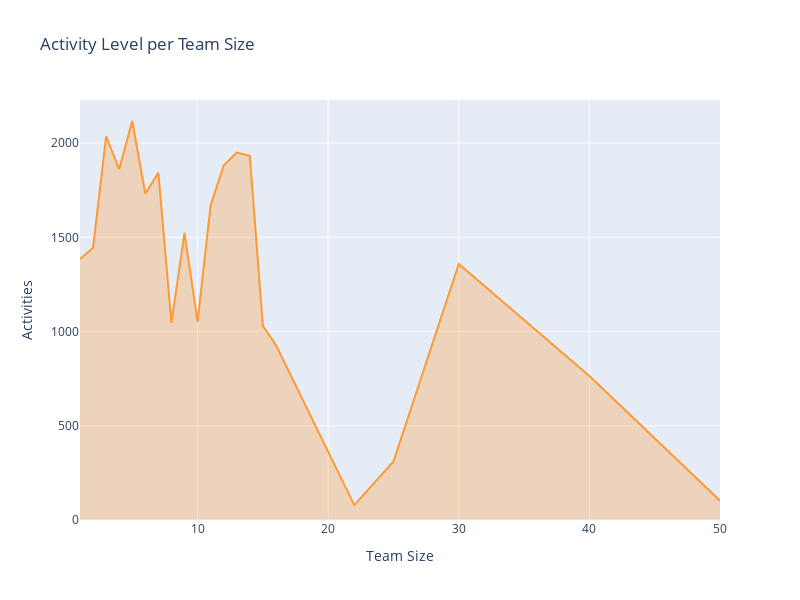

Notebook code cell kept with this figure:
### Code cell
# Plot Events per Team Size
layout = cf.Layout(
    height = 600,width = 800,
    yaxis = dict(title = 'Activities'),
    xaxis = dict(title = 'Team Size'),
    title = 'Activity Level per Team Size' 
)
fig = df7.groupby(['users'],as_index=True).median().loc[:,['activity_level']].\
    iplot(kind='scatter', fill=True, width=2, asFigure=True,layout = layout)
fig.show()

### Figure 1 — Plotly figure (JSON) as saved in the notebook; plotly's stock layout.template omitted (floating-point values rounded to 4 significant figures)
{"data": [{"fill": "tozeroy", "fillcolor": "rgba(255, 153, 51, 0.3)", "line": {"color": "rgba(255, 153, 51, 1.0)", "dash": "solid", "shape": "linear", "width": 2}, "mode": "lines", "name": "activity_level", "text": "", "type": "scatter", "x": [1, 2, 3, 4, 5, 6, 7, 8, 9, 10, 11, 12, 13, 14, 15, 16, 22, 25, 30, 40, 50], "y": [1385.0, 1445.0, 2035.0, 1862.0, 2117.0, 1731.0, 1842.0, 1046.0, 1523.0, 1051.0, 1669.0, 1881.0, 1950.0, 1933.0, 1030.0, 928.3, 79.24, 310.4, 1358.0, 764.4, 102.5]}], "layout": {"height": 600, "title": {"text": "Activity Level per Team Size"}, "width": 800, "xaxis": {"autorange": true, "range": [1, 50], "title": {"text": "Team Size"}, "type": "linear"}, "yaxis": {"autorange": true, "range": [0, 2229.0], "title": {"text": "Activities"}, "type": "linear"}}}
